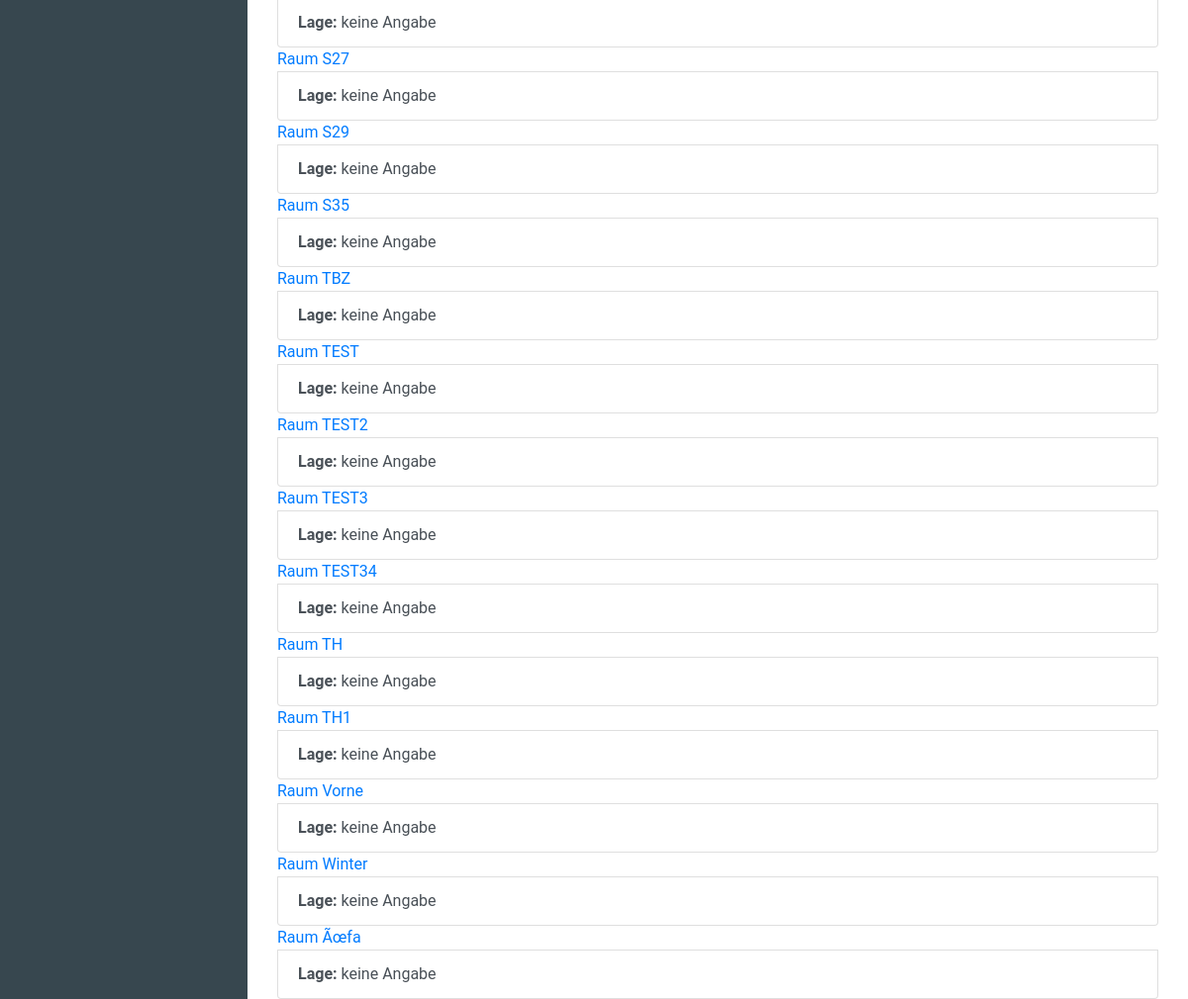
Before: /room/all/ (signed in, lower part) with the older database file.
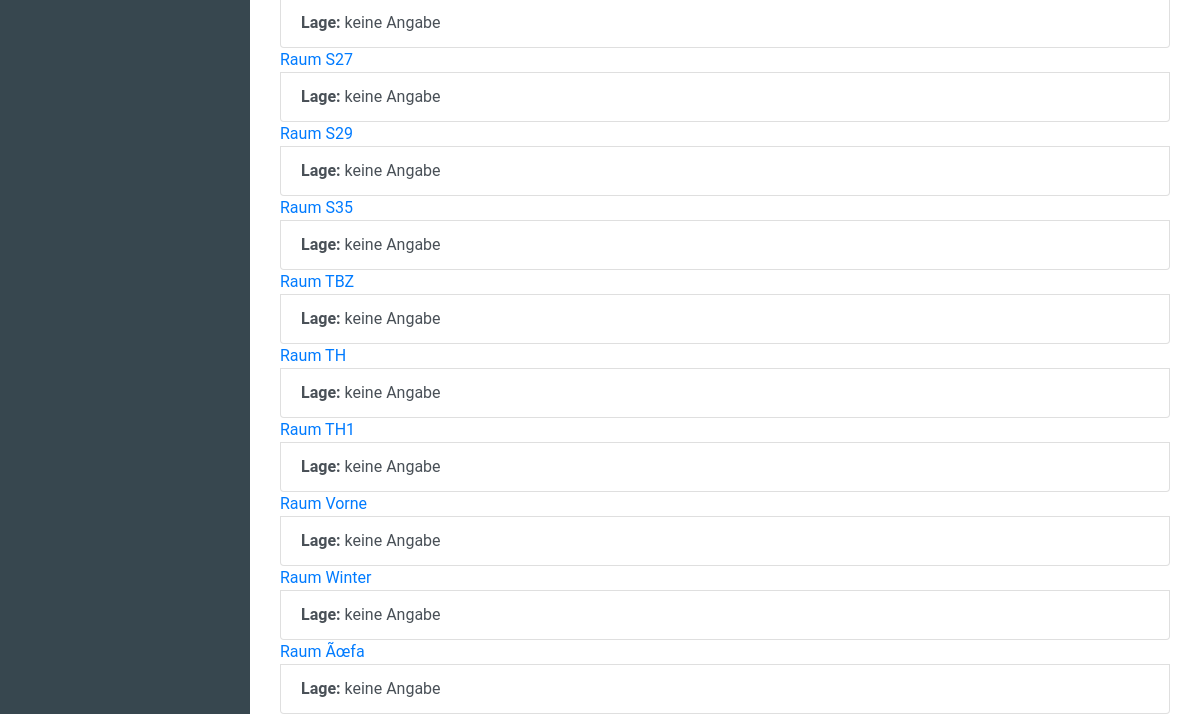
After: the same page with the newer database file.
### inventory_managementsentials/models.py (models this page shows, shortened)
class Room(models.Model):
    description = models.CharField(max_length=99, unique=True, primary_key=True)
    location = models.ForeignKey('Location', null=True, on_delete=models.SET_NULL, blank=True)
    blackboard = models.BooleanField(blank=True, null=True)
    chair = models.DecimalField(blank=True, max_digits=3, decimal_places=0, null=True)
    table = models.DecimalField(blank=True, max_digits=3, decimal_places=0, null=True)
    class Meta:
        verbose_name = "room"
        verbose_name_plural = "rooms"

### inventory_managementsentials/views.py (the view)
# urls.py: url(r'^room/all/$', views.RoomView.as_view(), name='RoomView'),
class RoomView(LoginRequiredMixin, generic.ListView):
    login_url = 'inventory_managementsentials:login'
    template_name = 'inventory_managementsentials/all/all_rooms.html'
    context_object_name = "room_list"
    def get_queryset(self):
        filter_description = self.request.GET.get('room_description', None)
        if filter_description is not None:
            return Room.objects.filter(description__icontains=filter_description)
        else:
            return Room.objects.order_by('description')

### inventory_managementsentials/templates/inventory_managementsentials/all/all_rooms.html (shortened to what this page needs)
{% extends "inventory_managementsentials/base.html" %}
{% block content %}
    <div class="container">
        <div class="whatever_else_you_need">
            {% if room_list %}
                {% for room in room_list %}
                    <div class="list-group">
                        <a href="{% url 'inventory_managementsentials:room' room.description %}" class="list-group-itemlist-group-item-action active">Raum {{ room.description }}</a>
                        <a href="#" class="list-group-item list-group-item-action"><strong>Lage: </strong>{{ room.location|default_if_none:"keine Angabe" }}</a>
                    </div>
                {% endfor %}
        </div>
            {% else %}
                <p>Keine Räume vorhanden</p>
            {% endif %}
    </div>
{% endblock %}

Changed rows visible on the page:
removed Room: description "TEST", location "keine Angabe"
removed Room: description "TEST2", location "keine Angabe"
removed Room: description "TEST3", location "keine Angabe"
removed Room: description "TEST34", location "keine Angabe"
